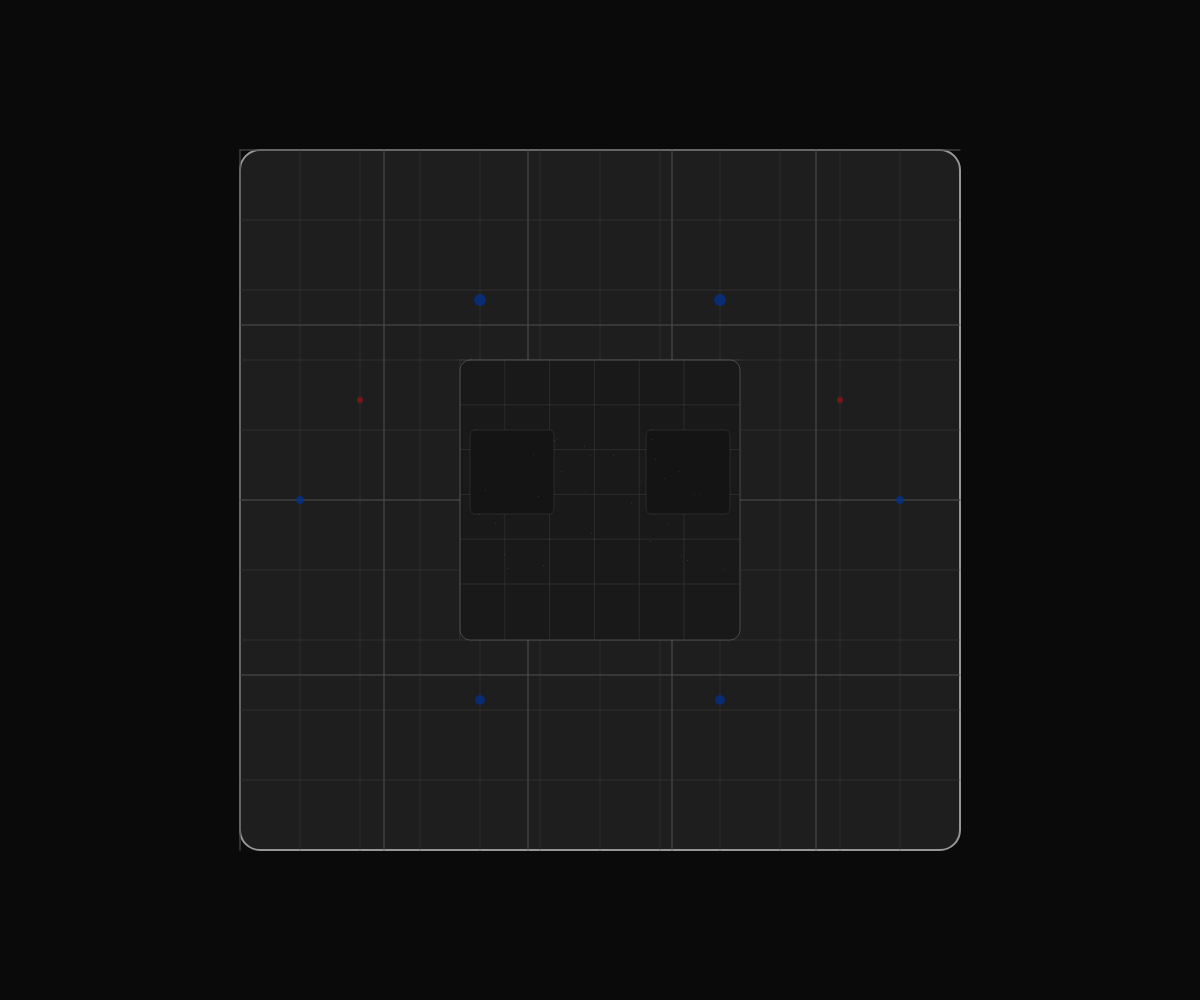
Frame 1 (no input)
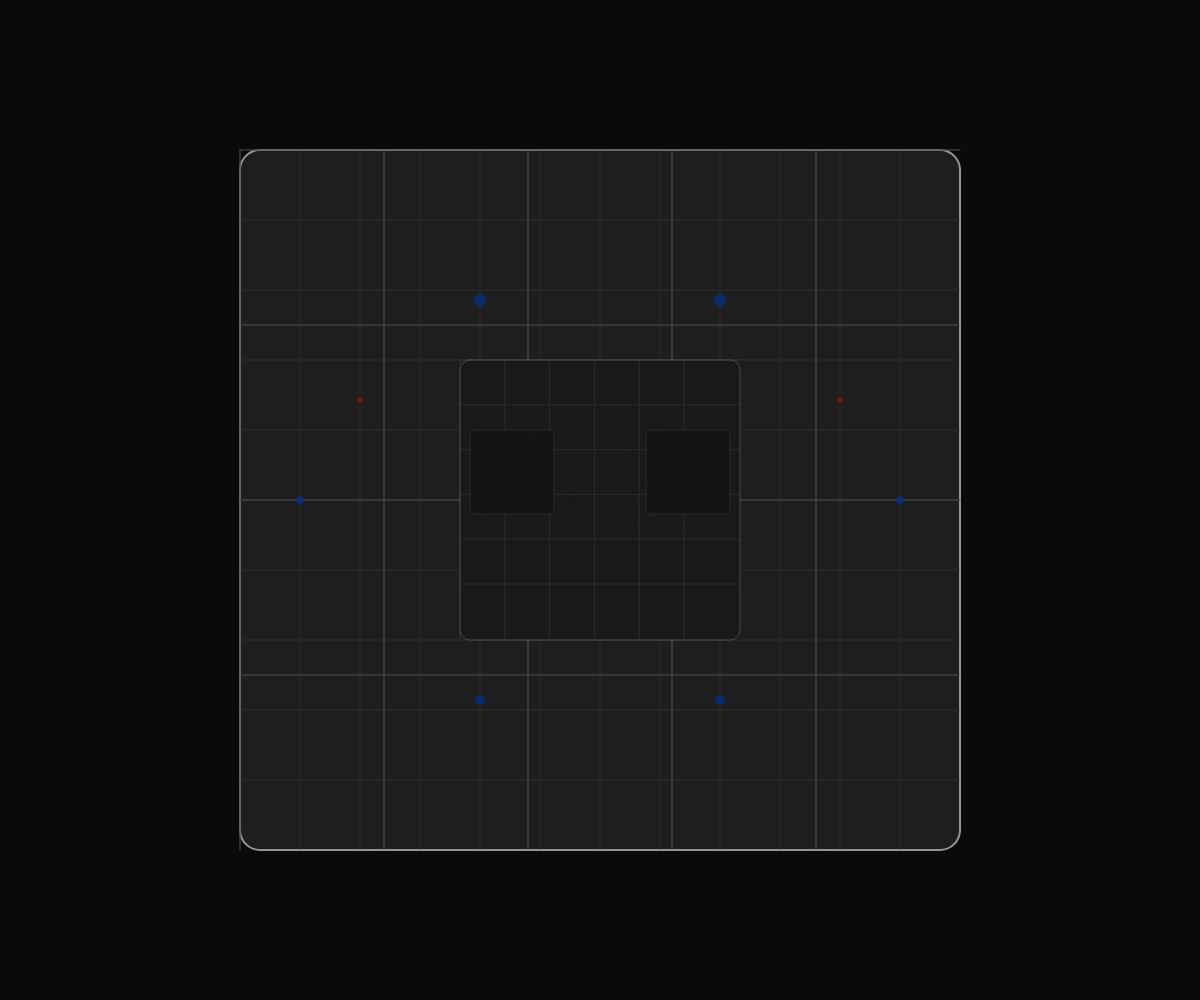
Frame 2 (the mouse pressed at the canvas centre, redrawn once)

The p5.js sketch that drew these frames (run headless with seeded random() and noise() and a simulated clock; the mouse was pressed at the canvas centre and the sketch redrawn once):

// p5.js sketch
// ── sketch.js
function setup() {
  createCanvas(windowWidth, windowHeight);
  noLoop();
}

function draw() {
  background(10);
  
  // Draw HAL-2000's face structure
  drawFaceStructure();
  
  // Add glowing indicators
  drawIndicators();
}

function drawFaceStructure() {
  const w = width * 0.6;
  const h = height * 0.7;
  const x = (width - w) / 2;
  const y = (height - h) / 2;
  
  // Main face panel
  fill(30);
  stroke(150);
  strokeWeight(2);
  rect(x, y, w, h, 20);
  
  // Panel joints and seams
  stroke(80);
  strokeWeight(1);
  
  // Vertical seams
  for (let i = 0; i < 5; i++) {
    const seamX = x + (w / 5) * i;
    line(seamX, y, seamX, y + h);
  }
  
  // Horizontal seams
  for (let i = 0; i < 4; i++) {
    const seamY = y + (h / 4) * i;
    line(x, seamY, x + w, seamY);
  }
  
  // Geometric grid pattern
  stroke(60);
  strokeWeight(0.5);
  for (let i = 0; i < 12; i++) {
    const gridX = x + (w / 12) * i;
    line(gridX, y, gridX, y + h);
  }
  
  for (let i = 0; i < 10; i++) {
    const gridY = y + (h / 10) * i;
    line(x, gridY, x + w, gridY);
  }
  
  // Central panel with more detail
  const centerX = x + w / 2;
  const centerY = y + h / 2;
  const panelSize = min(w, h) * 0.4;
  
  fill(25);
  stroke(120);
  rect(centerX - panelSize/2, centerY - panelSize/2, panelSize, panelSize, 10);
  
  // Inner grid
  stroke(90);
  strokeWeight(0.3);
  const innerGridSize = panelSize * 0.8;
  for (let i = 0; i < 6; i++) {
    const offset = (innerGridSize / 5) * i;
    line(centerX - panelSize/2 + offset, centerY - panelSize/2, 
         centerX - panelSize/2 + offset, centerY + panelSize/2);
    line(centerX - panelSize/2, centerY - panelSize/2 + offset, 
         centerX + panelSize/2, centerY - panelSize/2 + offset);
  }
  
  // Eye-like panels
  const eyeSize = panelSize * 0.3;
  fill(20);
  rect(centerX - panelSize/2 + 10, centerY - panelSize/4, eyeSize, eyeSize, 5);
  rect(centerX + panelSize/2 - 10 - eyeSize, centerY - panelSize/4, eyeSize, eyeSize, 5);
  
  // Reflective surface details
  stroke(180);
  strokeWeight(0.5);
  for (let i = 0; i < 30; i++) {
    const px = random(centerX - panelSize/2 + 10, centerX + panelSize/2 - 10);
    const py = random(centerY - panelSize/4, centerY + panelSize/4);
    point(px, py);
  }
}

function drawIndicators() {
  // Blue glowing indicators
  fill(0, 50, 150, 180);
  noStroke();
  
  // Top indicators
  ellipse(width * 0.4, height * 0.3, 12, 12);
  ellipse(width * 0.6, height * 0.3, 12, 12);
  
  // Side indicators
  ellipse(width * 0.25, height * 0.5, 8, 8);
  ellipse(width * 0.75, height * 0.5, 8, 8);
  
  // Bottom indicators
  ellipse(width * 0.4, height * 0.7, 10, 10);
  ellipse(width * 0.6, height * 0.7, 10, 10);
  
  // Red indicators
  fill(150, 20, 20, 180);
  
  ellipse(width * 0.3, height * 0.4, 6, 6);
  ellipse(width * 0.7, height * 0.4, 6, 6);
}
